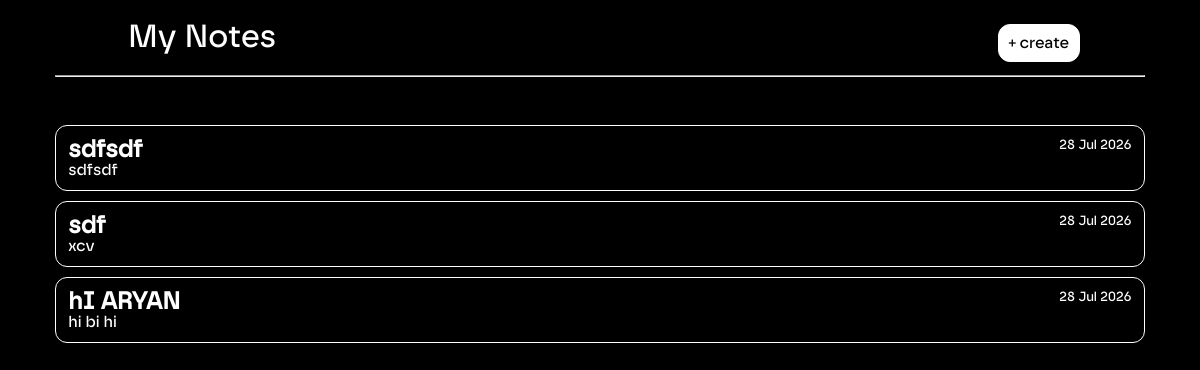
Page / (signed in) on the earlier database version.
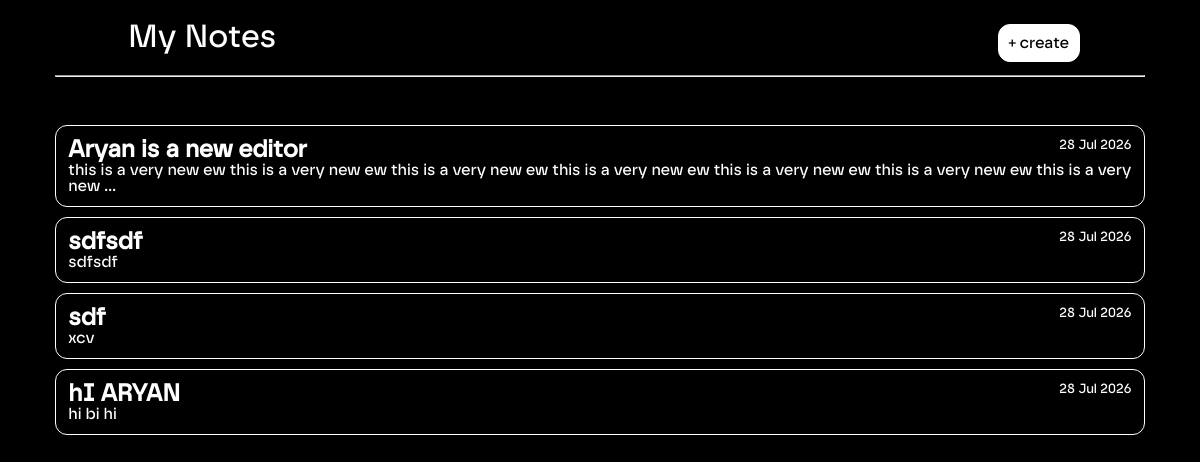
Same page on the later database version.
### app.py (models this page shows)
class Note(db.Model):
    id = db.Column(db.Integer, primary_key=True)
    title = db.Column(
        db.String(100),
        nullable=False
    )
    content = db.Column(
        db.Text,
        nullable=False
    )
    created_at = db.Column(
        db.DateTime,
        default=datetime.utcnow
    )
    user_id = db.Column(
        db.Integer,
        nullable=False
    )

### app.py (the view)
@app.route("/")
@login_required
def home():
    notes = Note.query.filter_by(
        user_id=current_user.id
    ).order_by(
        Note.created_at.desc()
    ).all()
    return render_template(
        "index.html",
        notes=notes
    )

### app.py (called while the page is built)
@login_manager.user_loader
def load_user(user_id):
    return User.query.get(int(user_id))

### templates/index.html (shortened to what this page needs)
<!DOCTYPE html>
<html lang="en">
<head>
    <link rel="stylesheet"
    href="{{ url_for('static', filename='index.css') }}">
</head>
<body>
<div class="main">
    <header>
        <h1 >&nbsp;&nbsp;&nbsp;&nbsp;&nbsp;&nbsp;&nbsp;&nbsp;&nbsp;My Notes</h1>
        <hr id="hr" >
        <div class="top-right">
            <a href="/new" id="new-note">
                <p id="new" >+ create</p>
            </a>
        </div>
    </header>
    {% if notes %}
        <div class="notes-grid">
        {% for note in notes %}
            <a
            class="note-card"
            href="{{ url_for('edit', id=note.id) }}">
                <div class="tit">
                    <h2>
                        {{ note.title }}
                    </h2>
                    <small>
                        {{ note.created_at.strftime("%d %b %Y") }}
                    </small>
                </div>
                <p>
                    {{ note.content[:150] }}
                    {% if note.content|length > 150 %}
                        ...
                    {% endif %}
                </p>
            </a>
        {% endfor %}
        </div>
    {% endif %}
</body>
</body>
</html>

### static/index.css (style rules this page uses)
.main { margin-left: 4%; margin-right: 4%; }
body { background-color: black; color: white; }
h1, p { font-family: safiro; font-weight: 1; }
#new-note { color: white; text-decoration: none; }
#new { border: 1px solid white; display: inline-block; padding: 10px; border-radius: 12px; color: black; background-color: white; position: fixed; top: 1vh; right: 10vw; }
.note-card { position: relative; z-index: 1; }
#hr { margin-bottom: 6vh; }
.note-card { color: white; text-decoration: none; display: inline-block; display: flex; flex-direction: column; border: 1px solid white; padding: 12px; margin-bottom: 10px; border-radius: 12px; transition: 0.2s; }
a { font-family: safiro; }
.note-card h2, .note-card p, .note-card small { margin: 0; }
.tit { display: flex; justify-content: space-between; }

Differences in the rows shown:
added Note: title "Aryan is a new editor", created_at "28 Jul 2026", content "this is a very new ew this is a very new ew this is a very new ew this is a very new ew this is a very new ew this is a very new ew this is a very new"
